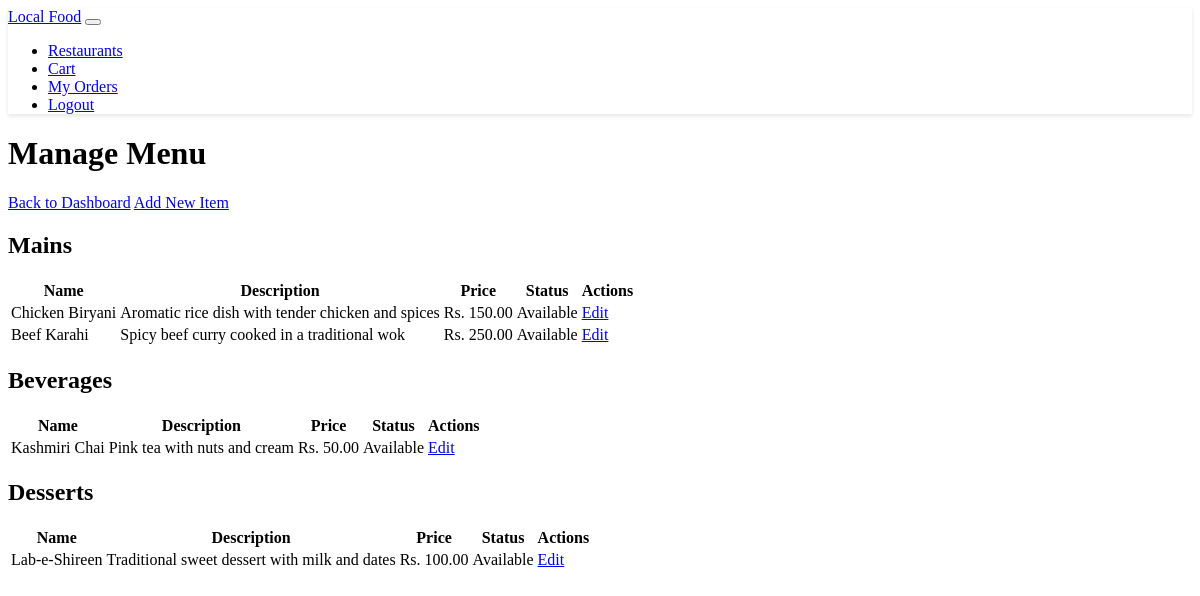
The page /restaurant-admin/menu (signed in) on the database its author committed.
### models.py (models this page shows)
class MenuItem(db.Model):
    id = db.Column(db.Integer, primary_key=True)
    name = db.Column(db.String(100), nullable=False)
    description = db.Column(db.Text)
    price = db.Column(db.Float, nullable=False)
    category = db.Column(db.String(50))  # 'main', 'beverage', 'dessert'
    image_url = db.Column(db.String(200))
    restaurant_id = db.Column(db.Integer, db.ForeignKey('restaurant.id'), nullable=False)
    order_items = db.relationship('OrderItem', backref='menu_item', lazy=True)
    is_available = db.Column(db.Boolean, default=True)

### routes.py (the view)
@app.route('/restaurant-admin/menu')
@login_required
@restaurant_owner_required
def restaurant_menu_admin():
    restaurant = current_user.managed_restaurant
    menu_items = MenuItem.query.filter_by(restaurant_id=restaurant.id)\
        .order_by(MenuItem.category).all()
    return render_template('admin/menu.html',
                         restaurant=restaurant,
                         menu_items=menu_items)

### models.py (called while the page is built)
@login_manager.user_loader
def load_user(id):
    return User.query.get(int(id))

### routes.py (called while the page is built)
def restaurant_owner_required(f):
    @wraps(f)
    def decorated_function(*args, **kwargs):
        if not current_user.is_authenticated or not current_user.is_restaurant_owner:
            abort(403)
        return f(*args, **kwargs)
    return decorated_function

### templates/admin/menu.html
{% extends "base.html" %}
{% block content %}
<div class="container">
    <div class="d-flex justify-content-between align-items-center mb-4">
        <h1>Manage Menu</h1>
        <div>
            <a href="{{ url_for('restaurant_admin') }}" class="btn btn-outline-secondary me-2">Back to Dashboard</a>
            <a href="{{ url_for('add_menu_item') }}" class="btn btn-primary">Add New Item</a>
        </div>
    </div>
    <div class="row">
        {% for category in ['main', 'beverage', 'dessert'] %}
        <div class="col-12 mb-4">
            <h2 class="mb-3">{{ category.title() }}s</h2>
            <div class="table-responsive">
                <table class="table table-hover">
                    <thead>
                        <tr>
                            <th>Name</th>
                            <th>Description</th>
                            <th>Price</th>
                            <th>Status</th>
                            <th>Actions</th>
                        </tr>
                    </thead>
                    <tbody>
                        {% for item in menu_items if item.category == category %}
                        <tr>
                            <td>{{ item.name }}</td>
                            <td>{{ item.description }}</td>
                            <td>Rs. {{ "%.2f"|format(item.price) }}</td>
                            <td>
                                <span class="badge {% if item.is_available %}bg-success{% else %}bg-danger{% endif %}">
                                    {{ "Available" if item.is_available else "Unavailable" }}
                                </span>
                            </td>
                            <td>
                                <a href="{{ url_for('edit_menu_item', item_id=item.id) }}"
                                   class="btn btn-sm btn-outline-primary">Edit</a>
                            </td>
                        </tr>
                        {% endfor %}
                    </tbody>
                </table>
            </div>
        </div>
        {% endfor %}
    </div>
</div>
{% endblock %}

### templates/base.html (shortened to what this page needs)
<!DOCTYPE html>
<html lang="en" data-bs-theme="dark">
<head>
    <link href="https://cdn.replit.com/agent/bootstrap-agent-dark-theme.min.css" rel="stylesheet">
    <link href="{{ url_for('static', filename='css/custom.css') }}" rel="stylesheet">
</head>
<body>
    <nav class="navbar navbar-expand-lg navbar-dark bg-dark mb-4">
        <div class="container">
            <a class="navbar-brand" href="{{ url_for('index') }}">Local Food</a>
            <button class="navbar-toggler" type="button" data-bs-toggle="collapse" data-bs-target="#navbarNav">
            </button>
            <div class="collapse navbar-collapse" id="navbarNav">
                <ul class="navbar-nav ms-auto">
                    {% if current_user.is_authenticated %}
                    <li class="nav-item">
                        <a class="nav-link" href="{{ url_for('restaurants') }}">Restaurants</a>
                    </li>
                    <li class="nav-item">
                        <a class="nav-link" href="{{ url_for('view_cart') }}">Cart</a>
                    </li>
                    <li class="nav-item">
                        <a class="nav-link" href="{{ url_for('order_history') }}">My Orders</a>
                    </li>
                    <li class="nav-item">
                        <a class="nav-link" href="{{ url_for('logout') }}">Logout</a>
                    </li>
                    {% endif %}
                </ul>
            </div>
        </div>
    </nav>
    <div class="container">
        {% block content %}{% endblock %}
    </div>
</body>
</html>

### static/css/custom.css (style rules this page uses)
.navbar { box-shadow: 0 2px 4px rgba(0,0,0,0.1); }

### rows shown on the page
MenuItem: name "Chicken Biryani", description "Aromatic rice dish with tender chicken and spices", price "150.00", is_available "Available"
MenuItem: name "Beef Karahi", description "Spicy beef curry cooked in a traditional wok", price "250.00", is_available "Available"
MenuItem: name "Kashmiri Chai", description "Pink tea with nuts and cream", price "50.00", is_available "Available"
MenuItem: name "Lab-e-Shireen", description "Traditional sweet dessert with milk and dates", price "100.00", is_available "Available"

### other values the page prints
{{ category.title() }} "Main" "Beverage" "Dessert"
